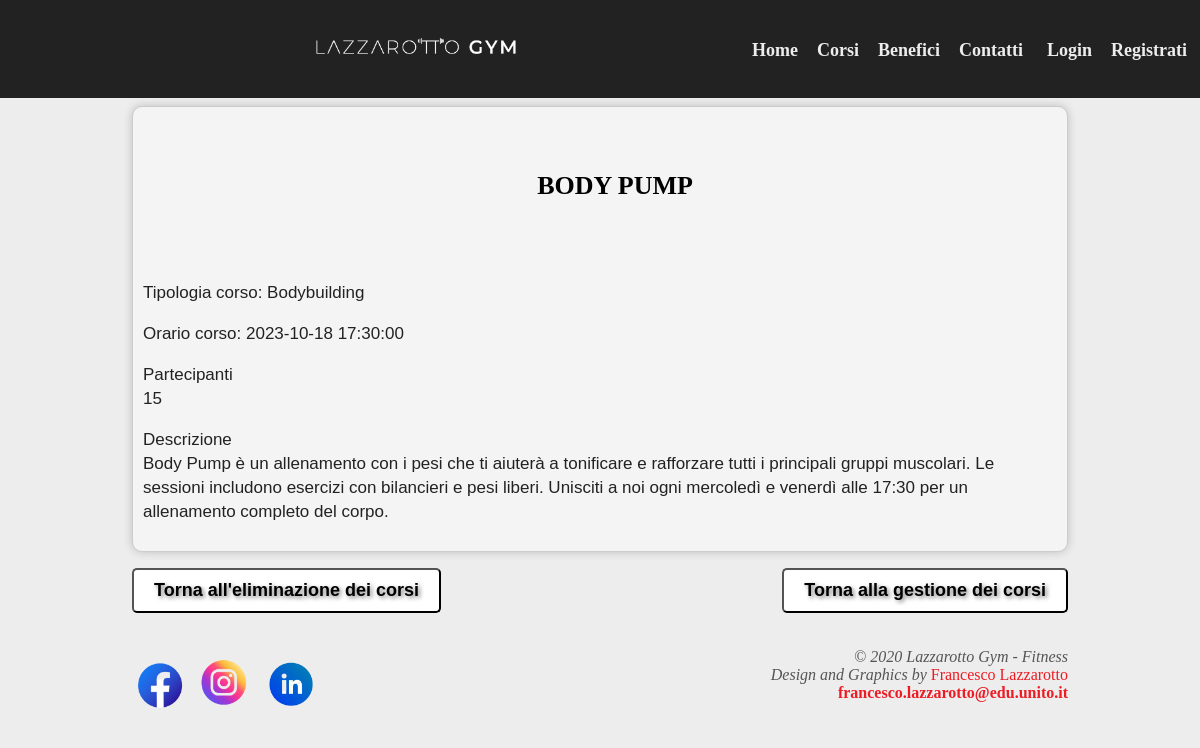
Screenshot of /paginacorsiadmin.php?id=19 with the database file from the repository.
### tables this page shows
CREATE TABLE `corso` (
  `id_corso` int(10) NOT NULL,
  `nome` varchar(255) NOT NULL,
  `tipologia` varchar(255) NOT NULL,
  `descrizione` varchar(500) DEFAULT NULL,
  `partecipanti` int(10) NOT NULL,
  `orario` datetime DEFAULT NULL
);

### paginacorsiadmin.php (the view, shortened to what this page needs)
    <?php
    $bottone_login = '<a class="" href="login.php">Login</a>';
    $bottone_utente = '<a class="" href="registrazione.php">Registrati </a>';
if (isset($_GET['id'])) {
    $corso_id = $_GET['id'];
    $connessione = connessione_database();
    $query = "SELECT * FROM Corso WHERE id_corso = $corso_id";
    $risultato = mysqli_query($connessione, $query);
    if (mysqli_num_rows($risultato) > 0) {
        $corsi = mysqli_fetch_assoc($risultato);
    }
} else {
    echo "ID del corso non specificato.";
}
?>
<!DOCTYPE html>
<html lang=it dir="ltr">
<head>
    <link rel="stylesheet" href="style.css" type="text/css">
</head>
<body>
    <nav id="navigation" class="menu1">
        <table>
            <tr>
              <td id="tdsx">  <img src="immagini/LOGO_1.png" alt="logo palestra" class="logonuovo">  </td>
                <br>
                <td>
                    <ul>
                        <li><a href="homee.php">Home</a></li>
                        <li><a href="corsi.php">Corsi</a></li>
                      <li> <a href="benefici.php"> Benefici </a> </li>
                        <li><a href="contatti.php">Contatti</a></li>
                        <li id="logoutpos">
                            <?php echo $bottone_login ?>
                        </li>
                        <li>
                            <?php echo $bottone_utente ?>
                        </li>
                    </ul>
                </td>
            </tr>
        </table>
    </nav>
    <br> <br> <br> <br> <br>
<div id="content2">
    <ul class="lista-corsi">
    <?php
    if (isset($corsi)) {
        echo "<li class='corso'>";
        echo "<h1 class='titolovip'>" . $corsi['nome'] . "</h1>";
        echo "<br> <br>";
        echo "<p class='tipo'>Tipologia corso: " . $corsi['tipologia'] . "</p>";
        echo "<p class='descrizione1'>Orario corso: " . $corsi['orario'] . "</p>";
        echo "<p class='descrizione1'>Partecipanti <br> " . $corsi['partecipanti'] . "</p>";
        echo "<p class='descrizione1'>Descrizione <br> " . $corsi['descrizione'] . "</p>";
    }
    ?> </ul>
     <a href="eliminazione.php" class="lb">
      <button type="submit" class="backcorsi">Torna all'eliminazione dei corsi</button>
  </a>
    <a href="areaadmin.php" class="rb"> <button class="backcorsi">  Torna alla gestione dei corsi </button> </a>
  </div>
    <footer>
    <div id="social">
      <table>
        <tr>
          <td>
            <a href="https://www.facebook.com" target="_blank"> <img src="immagini/fb1.png" id="socialimg1"
                alt="logo facebook" title="contatti"> </a>
          </td>
          <td>
            <a href="https://www.instagram.com" target="_blank"> <img src="immagini/ig1.png" id="socialimg2"
                alt="logo instagram" title="contatti"> </a>
          </td>
          <td>
            <a href="https://www.linkedin.com/in/francesco-lazzarotto-a09aa51ba/" target="_blank"> <img
                src="immagini/ln1.png" id="socialimg3" alt="logo linkedin" title="contatti"> </a>
          </td>
        </tr>
      </table>
    </div>
    &copy; <em> 2020 Lazzarotto Gym - Fitness <br>
      Design and Graphics by </em> <a href="linkedin.com/in/francesco-lazzarotto-a09aa51ba/" target="_blank"
      class="cop">Francesco Lazzarotto </a> <br>
    <a href="https://mail.google.com/mail/u/0/#inbox" target="_blank" class="cop1"> francesco.lazzarotto@edu.unito.it
      <br>
  </footer>
</body>
</html>

### style.css (style rules this page uses)
body { background-color : #ededed; margin : 0; }
h1, h2 { font-weight : bolder; }
.logonuovo { width: auto; height: 50px; width: auto; }
#content2 { width: 78%; margin-top: 15px; margin-left: 11%; margin-right: 11%; background-color: #ededed; padding-bottom: 20px; line-height: 24px; display: block; }
.menu1 { position: fixed; top: 0; left: 0; width: 100%; background-color: #222; padding-left: 70px; z-index: 1000; }
.menu1 table { width: 100%; }
.menu1 ul { list-style-type: none; margin: 0; padding: 0; }
.menu1 li { display: inline; }
.menu1 a { border: none; background-color: #222; color: #ededed; font-family: Arial Black; padding: 10px 0 10px 15px; font-size: 18px; font-weight: 700; text-decoration: none; }
#navigation ul, #navigation li { display : inline-block; }
#navigation, #navigation a { padding-left : 300px; padding-bottom: 20px; }
#navigation a { border : none; color : #ededed; font-family : Arial Black; padding : 5px 0 5px 15px; font-size : 18px; font-weight : 700; text-decoration : none; }
#logoutpos { display: inline-block; text-decoration: none; margin-left: 5px; padding-top: 5px; }
.titolovip { text-align : center; font-family : Arial Black; font-weight : 700; font-size : 26px; color : #000000; text-transform : uppercase; padding-left : 30px; padding-top : 40px; }
#tdsx { width : 430px; background-color: transparent; }
#socialimg1 { width : 50px; height : 50px; }
#socialimg2 { width : 70px; height : 70px; }
#socialimg3 { width : 60px; height : 60px; }
footer { padding-top : 30px; color : #555555; width : 78%; margin-left : 11%; margin-right : 11%; margin-top : 30px; margin-bottom : 30px; background-color : #ededed; text-align : right; padding-bottom : 15px; }
.cop { text-decoration : none; color : #ed1c24; font-family : Arial Black; }
.cop1 { text-decoration : none; font-family : Arial Black; color : #ed1c24; font-weight : bolder; }
#social { float : left; }
.lista-corsi { list-style-type: none; padding: 0; }
.corso { border: 1px solid #ccc; margin: 10px 0; padding: 10px; background-color: #f4f4f4; border-radius: 10px; box-shadow: 0 0 10px rgba(0, 0, 0, 0.2); }
.tipo, .descrizione1 { font-size: 17px; color: #222; font-family: arial ; }
.backcorsi { display: inline-block; padding: 10px 20px; background-color: #fff; color: #000; font-size: 18px; border-radius: 5px; margin-top: 20px; text-decoration: none; transition: background-color 0.3s, color 0.3s; margin: 0 auto; font-weight: bold; font-family: Arial, sans-serif; text-shadow: 2px 2px 4px rgba(0, 0, 0, 0.5); }
.rb { float: right; }
.lb { float: left; }

### rows the page displays
corso: nome "BODY PUMP", tipologia "Bodybuilding", orario "2023-10-18 17:30:00", partecipanti "15", descrizione "Body Pump è un allenamento con i pesi che ti aiuterà a tonificare e rafforzare tutti i principali gruppi muscolari. Le sessioni includono esercizi con bilancieri e pesi liberi. Unisciti a noi ogni mercoledì e venerdì alle 17:30 per un allenamento completo del corpo."
